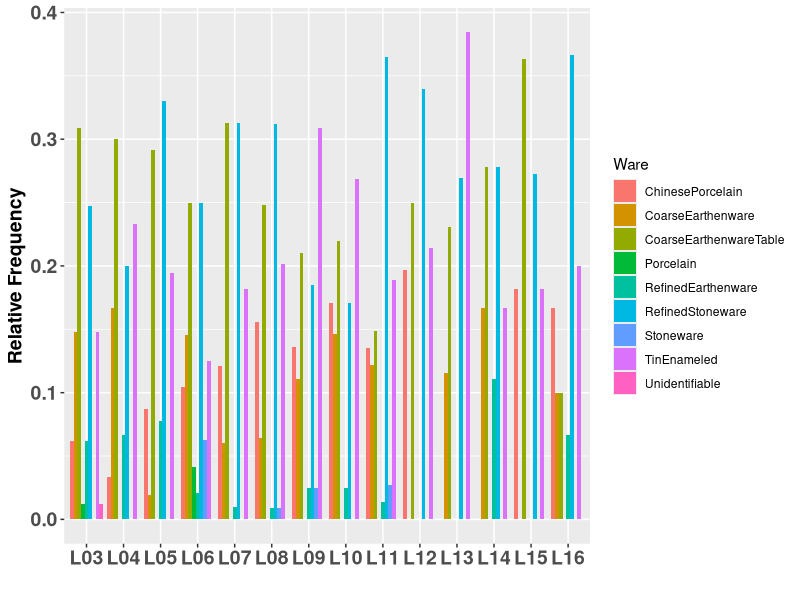

Here is the R script that generated this plot:
# 87Church_UrbanSlaveryCeramics

# load the libraries
library(dplyr)
library(tidyr)
library(reshape2)
library (ca)
library (plotrix)
library(ggplot2)
library(viridis)

# Load in final dataset

wareTypeDataA <- read.csv(file = '87Church_PhasedData.csv', 
                          fileEncoding = 'UTF-8-BOM', stringsAsFactors = FALSE)

# Create CSV with all ware types for material type assignments

#Summarize

Wares <- wareTypeDataA %>% 
  group_by(WARE, CEW) %>% 
  summarise(Count = sum(COUNT))

#Create CSV

write.csv(Wares,
          "DAACSWARES.csv", row.names = FALSE)

#Read in CSV

MaterialType <- read.csv(file = 'DAACSWARES_Materials.csv', 
                          fileEncoding = 'UTF-8-BOM', stringsAsFactors = FALSE)

#Merge in material data

wareTypeDataB <- merge(wareTypeDataA,MaterialType,by="WARE")

### Feature 26 

# Pull just feature 26 records

wareTypeDataC <- subset(wareTypeDataB, FEATURE == 'F026') 

# Summarize

Feature26Totals <- wareTypeDataC %>% 
  group_by(LEVEL, MATERIAL) %>% 
  summarise(Count = sum(COUNT))

#### Calculate Relative Frequencies

#Transpose the data set
f26FINALFREQDATASETA <- Feature26Totals %>% group_by(LEVEL,MATERIAL) %>%
  summarise(Count=sum(Count)) %>%
  spread(MATERIAL,
         value=Count ,
         fill=0 )

#Calculate sums of ware types
f26FINALFREQDATASETAZ <- f26FINALFREQDATASETA %>% mutate(sumrow= ChinesePorcelain + CoarseEarthenware +
                                                     CoarseEarthenwareTable + Porcelain + RefinedEarthenware
                                                   + RefinedStoneware + Stoneware +
                                                     TinEnameled + Unidentifiable)

###Calculate relative frequencies 

f26RelativeFreqs <-f26FINALFREQDATASETAZ %>% mutate(ChinesePorcelainRF=ChinesePorcelain/sumrow,
                                              CoarseEarthenwareRF=CoarseEarthenware/sumrow,
                                              PorcelainRF=Porcelain/sumrow,
                                              CoarseEarthenwareTabRF=CoarseEarthenwareTable/sumrow,
                                              RefinedEarthenwareRF=RefinedEarthenware/sumrow,
                                              StonewareRefRF=RefinedStoneware/sumrow,
                                              StonewareRF=Stoneware/sumrow,
                                              TinEnameledRF=TinEnameled/sumrow,
                                              UnidentifiableRF=Unidentifiable/sumrow)

####Pull just needed contexts

f26RelativeFreqsFinal <- f26RelativeFreqs %>%
  select(LEVEL, ChinesePorcelainRF, RefinedEarthenwareRF, CoarseEarthenwareRF,
         CoarseEarthenwareTabRF, StonewareRF, StonewareRefRF, PorcelainRF, UnidentifiableRF, TinEnameledRF)

#Remove relative frequency designation
f26RelativeFreqsFinal<- rename(f26RelativeFreqsFinal, ChinesePorcelain = ChinesePorcelainRF)
f26RelativeFreqsFinal<- rename(f26RelativeFreqsFinal, RefinedEarthenware = RefinedEarthenwareRF)
f26RelativeFreqsFinal<- rename(f26RelativeFreqsFinal, CoarseEarthenware = CoarseEarthenwareRF)
f26RelativeFreqsFinal<- rename(f26RelativeFreqsFinal, CoarseEarthenwareTable = CoarseEarthenwareTabRF)
f26RelativeFreqsFinal<- rename(f26RelativeFreqsFinal, Stoneware = StonewareRF)
f26RelativeFreqsFinal<- rename(f26RelativeFreqsFinal, RefinedStoneware = StonewareRefRF)
f26RelativeFreqsFinal<- rename(f26RelativeFreqsFinal, Porcelain = PorcelainRF)
f26RelativeFreqsFinal<- rename(f26RelativeFreqsFinal, Unidentifiable = UnidentifiableRF)
f26RelativeFreqsFinal<- rename(f26RelativeFreqsFinal, TinEnameled = TinEnameledRF)

#Reshape data

#Need to turn tibble to dataframe first

f26RelativeFreqsFinal <- as.data.frame(f26RelativeFreqsFinal)

#Reshape

f26RelativeFreqsPlot <- reshape(f26RelativeFreqsFinal, 
             varying = c("ChinesePorcelain", "RefinedEarthenware", "CoarseEarthenware", "CoarseEarthenwareTable", "Stoneware",
                         "RefinedStoneware", "Porcelain", "Unidentifiable", "TinEnameled"), 
             v.names = "RelativeFreq",
             timevar = "Ware", 
             times = c("ChinesePorcelain", "RefinedEarthenware", "CoarseEarthenware", "CoarseEarthenwareTable", "Stoneware",
                       "RefinedStoneware", "Porcelain", "Unidentifiable", "TinEnameled"), 
             new.row.names = 1:1000,
             direction = "long")

# Select just needed columns

f26RelativeFreqsPlotB <- f26RelativeFreqsPlot %>%
  select(LEVEL, RelativeFreq, Ware)

# Eliminate UNPROV and NA

f26RelativeFreqsPlotB <- f26RelativeFreqsPlotB %>% filter()

f26RelativeFreqsPlotB <- subset(f26RelativeFreqsPlotB, LEVEL != is.na(LEVEL)) 
f26RelativeFreqsPlotB <- subset(f26RelativeFreqsPlotB, LEVEL != 'UNPROV') 
f26RelativeFreqsPlotB <- subset(f26RelativeFreqsPlotB, LEVEL != 'L01') 
f26RelativeFreqsPlotB <- subset(f26RelativeFreqsPlotB, LEVEL != 'L02') 


####Barplot!
library(RColorBrewer)
ggplot(data=f26RelativeFreqsPlotB, aes(x=LEVEL, y=RelativeFreq, fill=Ware)) +
  geom_bar(stat="identity", position="dodge") +
  scale_colour_brewer(palette = "Dark2")+
  theme(
    axis.title.x = element_text(size = 14, face = "bold"),
    axis.title.y = element_text(size = 14, face = "bold")
  ) + theme(axis.text.x = element_text(face="bold", 
                                       size=14),
            axis.text.y = element_text(face="bold", 
                                       size=14))+
  ylab("Relative Frequency") +
  xlab("")


#+
#  scale_x_discrete(limits = c("F166", "F065", "L08", "L07", "L06", "L05", "L04", "L03"))
